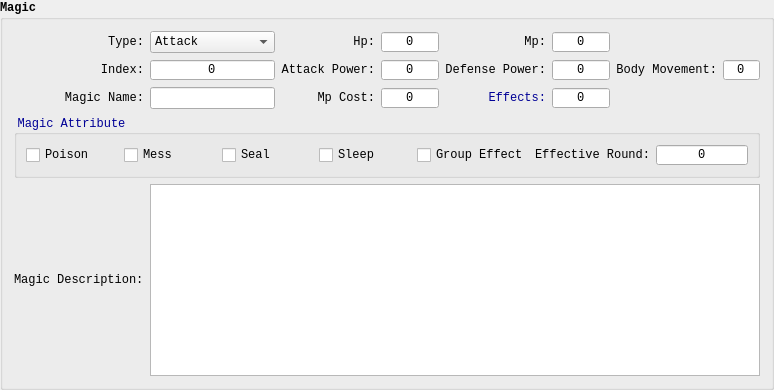
      <widget class="QGroupBox" name="magicBox">
       <property name="font">
        <font>
         <family>Consolas</family>
         <pointsize>9</pointsize>
         <bold>true</bold>
        </font>
       </property>
       <property name="contextMenuPolicy">
        <enum>Qt::CustomContextMenu</enum>
       </property>
       <property name="styleSheet">
        <string notr="true">#magicBox {
	color: rgb(0, 0, 150);
	font-weight: bold;
}</string>
       </property>
       <property name="title">
        <string>Magic</string>
       </property>
       <layout class="QGridLayout" name="magicLayout" rowstretch="1,1,1,1,0">
        <item row="2" column="1">
         <widget class="QLineEdit" name="magicName">
          <property name="sizePolicy">
           <sizepolicy hsizetype="Minimum" vsizetype="Fixed">
            <horstretch>0</horstretch>
            <verstretch>0</verstretch>
           </sizepolicy>
          </property>
          <property name="font">
           <font>
            <family>Consolas</family>
            <pointsize>9</pointsize>
            <bold>false</bold>
           </font>
          </property>
          <property name="alignment">
           <set>Qt::AlignCenter</set>
          </property>
         </widget>
        </item>
        <item row="1" column="1">
         <widget class="QSpinBox" name="magicIdx">
          <property name="font">
           <font>
            <family>Consolas</family>
            <pointsize>9</pointsize>
            <bold>false</bold>
           </font>
          </property>
          <property name="alignment">
           <set>Qt::AlignCenter</set>
          </property>
          <property name="buttonSymbols">
           <enum>QAbstractSpinBox::NoButtons</enum>
          </property>
          <property name="maximum">
           <number>255</number>
          </property>
         </widget>
        </item>
        <item row="2" column="3">
         <widget class="QSpinBox" name="magicMpCost">
          <property name="font">
           <font>
            <family>Consolas</family>
            <pointsize>9</pointsize>
            <bold>false</bold>
           </font>
          </property>
          <property name="alignment">
           <set>Qt::AlignCenter</set>
          </property>
          <property name="buttonSymbols">
           <enum>QAbstractSpinBox::NoButtons</enum>
          </property>
          <property name="minimum">
           <number>0</number>
          </property>
          <property name="maximum">
           <number>255</number>
          </property>
         </widget>
        </item>
        <item row="2" column="0">
         <widget class="QLabel" name="magicNameLbl">
          <property name="font">
           <font>
            <family>Consolas</family>
            <pointsize>9</pointsize>
            <bold>false</bold>
           </font>
          </property>
          <property name="text">
           <string>Magic Name:</string>
          </property>
          <property name="alignment">
           <set>Qt::AlignRight|Qt::AlignTrailing|Qt::AlignVCenter</set>
          </property>
         </widget>
        </item>
        <item row="1" column="6">
         <widget class="QLabel" name="magicBodyMovementLbl">
          <property name="font">
           <font>
            <family>Consolas</family>
            <pointsize>9</pointsize>
            <bold>false</bold>
           </font>
          </property>
          <property name="text">
           <string>Body Movement:</string>
          </property>
          <property name="alignment">
           <set>Qt::AlignRight|Qt::AlignTrailing|Qt::AlignVCenter</set>
          </property>
         </widget>
        </item>
        <item row="1" column="4">
         <widget class="QLabel" name="magicDefensePowerLbl">
          <property name="font">
           <font>
            <family>Consolas</family>
            <pointsize>9</pointsize>
            <bold>false</bold>
           </font>
          </property>
          <property name="text">
           <string>Defense Power:</string>
          </property>
          <property name="alignment">
           <set>Qt::AlignRight|Qt::AlignTrailing|Qt::AlignVCenter</set>
          </property>
         </widget>
        </item>
        <item row="0" column="2">
         <widget class="QLabel" name="magicHpLbl">
          <property name="font">
           <font>
            <family>Consolas</family>
            <pointsize>9</pointsize>
            <bold>false</bold>
           </font>
          </property>
          <property name="text">
           <string>Hp:</string>
          </property>
          <property name="alignment">
           <set>Qt::AlignRight|Qt::AlignTrailing|Qt::AlignVCenter</set>
          </property>
         </widget>
        </item>
        <item row="2" column="2">
         <widget class="QLabel" name="magicMpCostLbl">
          <property name="font">
           <font>
            <family>Consolas</family>
            <pointsize>9</pointsize>
            <bold>false</bold>
           </font>
          </property>
          <property name="text">
           <string>Mp Cost:</string>
          </property>
          <property name="alignment">
           <set>Qt::AlignRight|Qt::AlignTrailing|Qt::AlignVCenter</set>
          </property>
         </widget>
        </item>
        <item row="1" column="0">
         <widget class="QLabel" name="magicIdxLbl">
          <property name="font">
           <font>
            <family>Consolas</family>
            <pointsize>9</pointsize>
            <bold>false</bold>
           </font>
          </property>
          <property name="text">
           <string>Index:</string>
          </property>
          <property name="alignment">
           <set>Qt::AlignRight|Qt::AlignTrailing|Qt::AlignVCenter</set>
          </property>
         </widget>
        </item>
        <item row="0" column="5">
         <widget class="QSpinBox" name="magicMp">
          <property name="font">
           <font>
            <family>Consolas</family>
            <pointsize>9</pointsize>
            <bold>false</bold>
           </font>
          </property>
          <property name="alignment">
           <set>Qt::AlignCenter</set>
          </property>
          <property name="buttonSymbols">
           <enum>QAbstractSpinBox::NoButtons</enum>
          </property>
          <property name="minimum">
           <number>-32768</number>
          </property>
          <property name="maximum">
           <number>32767</number>
          </property>
         </widget>
        </item>
        <item row="4" column="0">
         <widget class="QLabel" name="magicDescriptionLbl">
          <property name="font">
           <font>
            <family>Consolas</family>
            <pointsize>9</pointsize>
            <bold>false</bold>
           </font>
          </property>
          <property name="text">
           <string>Magic Description:</string>
          </property>
         </widget>
        </item>
        <item row="0" column="1">
         <widget class="QComboBox" name="magicType">
          <property name="font">
           <font>
            <family>Consolas</family>
            <pointsize>9</pointsize>
            <bold>false</bold>
           </font>
          </property>
          <item>
           <property name="text">
            <string>Attack</string>
           </property>
          </item>
          <item>
           <property name="text">
            <string>Enhance</string>
           </property>
          </item>
          <item>
           <property name="text">
            <string>Recovery</string>
           </property>
          </item>
          <item>
           <property name="text">
            <string>Assist</string>
           </property>
          </item>
          <item>
           <property name="text">
            <string>Special</string>
           </property>
          </item>
         </widget>
        </item>
        <item row="0" column="0">
         <widget class="QLabel" name="magicTypeLbl">
          <property name="font">
           <font>
            <family>Consolas</family>
            <pointsize>9</pointsize>
            <bold>false</bold>
           </font>
          </property>
          <property name="text">
           <string>Type:</string>
          </property>
          <property name="alignment">
           <set>Qt::AlignRight|Qt::AlignTrailing|Qt::AlignVCenter</set>
          </property>
         </widget>
        </item>
        <item row="1" column="3">
         <widget class="QSpinBox" name="magicAttackPower">
          <property name="font">
           <font>
            <family>Consolas</family>
            <pointsize>9</pointsize>
            <bold>false</bold>
           </font>
          </property>
          <property name="alignment">
           <set>Qt::AlignCenter</set>
          </property>
          <property name="buttonSymbols">
           <enum>QAbstractSpinBox::NoButtons</enum>
          </property>
          <property name="minimum">
           <number>0</number>
          </property>
          <property name="maximum">
           <number>255</number>
          </property>
         </widget>
        </item>
        <item row="0" column="3">
         <widget class="QSpinBox" name="magicHp">
          <property name="font">
           <font>
            <family>Consolas</family>
            <pointsize>9</pointsize>
            <bold>false</bold>
           </font>
          </property>
          <property name="alignment">
           <set>Qt::AlignCenter</set>
          </property>
          <property name="buttonSymbols">
           <enum>QAbstractSpinBox::NoButtons</enum>
          </property>
          <property name="minimum">
           <number>-32768</number>
          </property>
          <property name="maximum">
           <number>32767</number>
          </property>
         </widget>
        </item>
        <item row="3" column="0" colspan="8">
         <widget class="QGroupBox" name="magicAttrBox">
          <property name="font">
           <font>
            <family>Consolas</family>
            <pointsize>9</pointsize>
            <bold>false</bold>
           </font>
          </property>
          <property name="styleSheet">
           <string notr="true">#magicAttrBox {
	color: rgb(0, 0, 150);
}</string>
          </property>
          <property name="title">
           <string>Magic Attribute</string>
          </property>
          <layout class="QHBoxLayout" name="magicAttrHorLayout">
           <item>
            <widget class="QCheckBox" name="magicPoisonChk">
             <property name="font">
              <font>
               <family>Consolas</family>
               <pointsize>9</pointsize>
               <bold>false</bold>
              </font>
             </property>
             <property name="text">
              <string>Poison</string>
             </property>
            </widget>
           </item>
           <item>
            <widget class="QCheckBox" name="magicMessChk">
             <property name="font">
              <font>
               <family>Consolas</family>
               <pointsize>9</pointsize>
               <bold>false</bold>
              </font>
             </property>
             <property name="text">
              <string>Mess</string>
             </property>
            </widget>
           </item>
           <item>
            <widget class="QCheckBox" name="magicSealChk">
             <property name="font">
              <font>
               <family>Consolas</family>
               <pointsize>9</pointsize>
               <bold>false</bold>
              </font>
             </property>
             <property name="text">
              <string>Seal</string>
             </property>
            </widget>
           </item>
           <item>
            <widget class="QCheckBox" name="magicSleepChk">
             <property name="font">
              <font>
               <family>Consolas</family>
               <pointsize>9</pointsize>
               <bold>false</bold>
              </font>
             </property>
             <property name="text">
              <string>Sleep</string>
             </property>
            </widget>
           </item>
           <item>
            <widget class="QCheckBox" name="magicGroupEffectChk">
             <property name="font">
              <font>
               <family>Consolas</family>
               <pointsize>9</pointsize>
               <bold>false</bold>
              </font>
             </property>
             <property name="text">
              <string>Group Effect</string>
             </property>
            </widget>
           </item>
           <item>
            <widget class="QLabel" name="magicEffectiveRoundLbl">
             <property name="font">
              <font>
               <family>Consolas</family>
               <pointsize>9</pointsize>
               <bold>false</bold>
              </font>
             </property>
             <property name="text">
              <string>Effective Round:</string>
             </property>
             <property name="alignment">
              <set>Qt::AlignRight|Qt::AlignTrailing|Qt::AlignVCenter</set>
             </property>
            </widget>
           </item>
           <item>
            <widget class="QSpinBox" name="magicEffectiveRound">
             <property name="font">
              <font>
               <family>Consolas</family>
               <pointsize>9</pointsize>
               <bold>false</bold>
              </font>
             </property>
             <property name="alignment">
              <set>Qt::AlignCenter</set>
             </property>
             <property name="buttonSymbols">
              <enum>QAbstractSpinBox::NoButtons</enum>
             </property>
             <property name="maximum">
              <number>9</number>
             </property>
            </widget>
           </item>
          </layout>
         </widget>
        </item>
        <item row="0" column="4">
         <widget class="QLabel" name="magicMpLbl">
          <property name="font">
           <font>
            <family>Consolas</family>
            <pointsize>9</pointsize>
            <bold>false</bold>
           </font>
          </property>
          <property name="text">
           <string>Mp:</string>
          </property>
          <property name="alignment">
           <set>Qt::AlignRight|Qt::AlignTrailing|Qt::AlignVCenter</set>
          </property>
         </widget>
        </item>
        <item row="1" column="7">
         <widget class="QSpinBox" name="magicBodyMovement">
          <property name="font">
           <font>
            <family>Consolas</family>
            <pointsize>9</pointsize>
            <bold>false</bold>
           </font>
          </property>
          <property name="alignment">
           <set>Qt::AlignCenter</set>
          </property>
          <property name="buttonSymbols">
           <enum>QAbstractSpinBox::NoButtons</enum>
          </property>
          <property name="minimum">
           <number>0</number>
          </property>
          <property name="maximum">
           <number>255</number>
          </property>
         </widget>
        </item>
        <item row="1" column="2">
         <widget class="QLabel" name="magicAttackPowerLbl">
          <property name="font">
           <font>
            <family>Consolas</family>
            <pointsize>9</pointsize>
            <bold>false</bold>
           </font>
          </property>
          <property name="text">
           <string>Attack Power:</string>
          </property>
          <property name="alignment">
           <set>Qt::AlignRight|Qt::AlignTrailing|Qt::AlignVCenter</set>
          </property>
         </widget>
        </item>
        <item row="1" column="5">
         <widget class="QSpinBox" name="magicDefensePower">
          <property name="font">
           <font>
            <family>Consolas</family>
            <pointsize>9</pointsize>
            <bold>false</bold>
           </font>
          </property>
          <property name="alignment">
           <set>Qt::AlignCenter</set>
          </property>
          <property name="buttonSymbols">
           <enum>QAbstractSpinBox::NoButtons</enum>
          </property>
          <property name="minimum">
           <number>0</number>
          </property>
          <property name="maximum">
           <number>255</number>
          </property>
         </widget>
        </item>
        <item row="4" column="1" colspan="7">
         <widget class="QTextEdit" name="magicDescription">
          <property name="font">
           <font>
            <family>Consolas</family>
            <pointsize>9</pointsize>
            <bold>false</bold>
           </font>
          </property>
         </widget>
        </item>
        <item row="2" column="4">
         <widget class="QLabel" name="magicEffectsLbl">
          <property name="font">
           <font>
            <family>Consolas</family>
            <pointsize>9</pointsize>
            <bold>false</bold>
           </font>
          </property>
          <property name="styleSheet">
           <string notr="true">QLabel{ color: rgb(0, 0, 150); }</string>
          </property>
          <property name="text">
           <string>Effects:</string>
          </property>
          <property name="alignment">
           <set>Qt::AlignRight|Qt::AlignTrailing|Qt::AlignVCenter</set>
          </property>
         </widget>
        </item>
        <item row="2" column="5">
         <widget class="QSpinBox" name="magicEffects">
          <property name="font">
           <font>
            <family>Consolas</family>
            <pointsize>9</pointsize>
            <bold>false</bold>
           </font>
          </property>
          <property name="alignment">
           <set>Qt::AlignCenter</set>
          </property>
          <property name="buttonSymbols">
           <enum>QAbstractSpinBox::NoButtons</enum>
          </property>
          <property name="maximum">
           <number>255</number>
          </property>
         </widget>
        </item>
       </layout>
      </widget>
